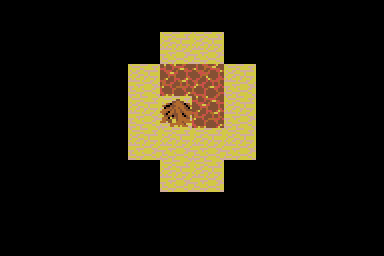

This game map was drawn from its Tiled (.tmx) file and the tilesets committed beside it. A one-line description and the trimmed map source follow:
An orthogonal 12x8 tile map with 32x32 px tiles, 4 tile layers (Terrain, Decoration, Vertical Edges, Horizontal Edges), 4 tilesets and 1 object (Player).

<map version="1.2" tiledversion="1.2.4" orientation="orthogonal" renderorder="right-down" width="12" height="8" tilewidth="32" tileheight="32" infinite="0" nextlayerid="9" nextobjectid="92">
 <tileset firstgid="1" source="ground.tsx" />
 <tileset firstgid="17" source="broken.tsx" />
 <tileset firstgid="19" source="Decoration.tsx" />
 <tileset firstgid="35" source="Devourer.tsx" />
 <layer id="1" name="Terrain" width="12" height="8">
  <data>[96 cells, 77 non-empty, 4 distinct tile ids]</data>
 </layer>
 <layer id="8" name="Decoration" width="12" height="8">
  <data>[96 cells, 1 non-empty, 1 distinct tile ids]</data>
 </layer>
 <layer id="6" name="Vertical Edges" width="12" height="8" offsetx="16" offsety="0">
  <data>[96 cells, 0 non-empty, 0 distinct tile ids]</data>
 </layer>
 <layer id="7" name="Horizontal Edges" width="12" height="8" offsetx="0" offsety="16">
  <data>[96 cells, 0 non-empty, 0 distinct tile ids]</data>
 </layer>
 <objectgroup id="2" name="Enemies" />
 <objectgroup id="3" name="Player">
  <object id="16" name="Player" type="Player" gid="35" x="160" y="192" width="32" height="32" />
 </objectgroup>
 <objectgroup id="4" name="Triggers" />
 <objectgroup id="5" name="Props" />
</map>
